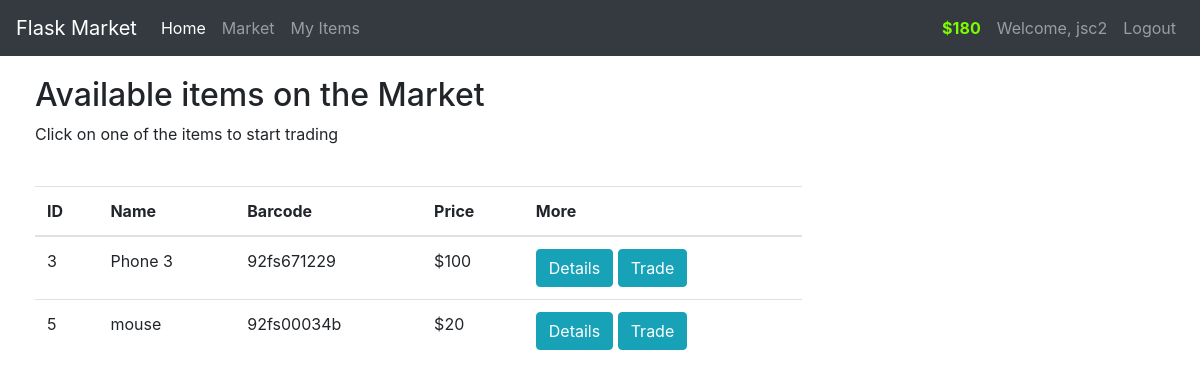
/market (signed in), run on an earlier commit of the app's database.
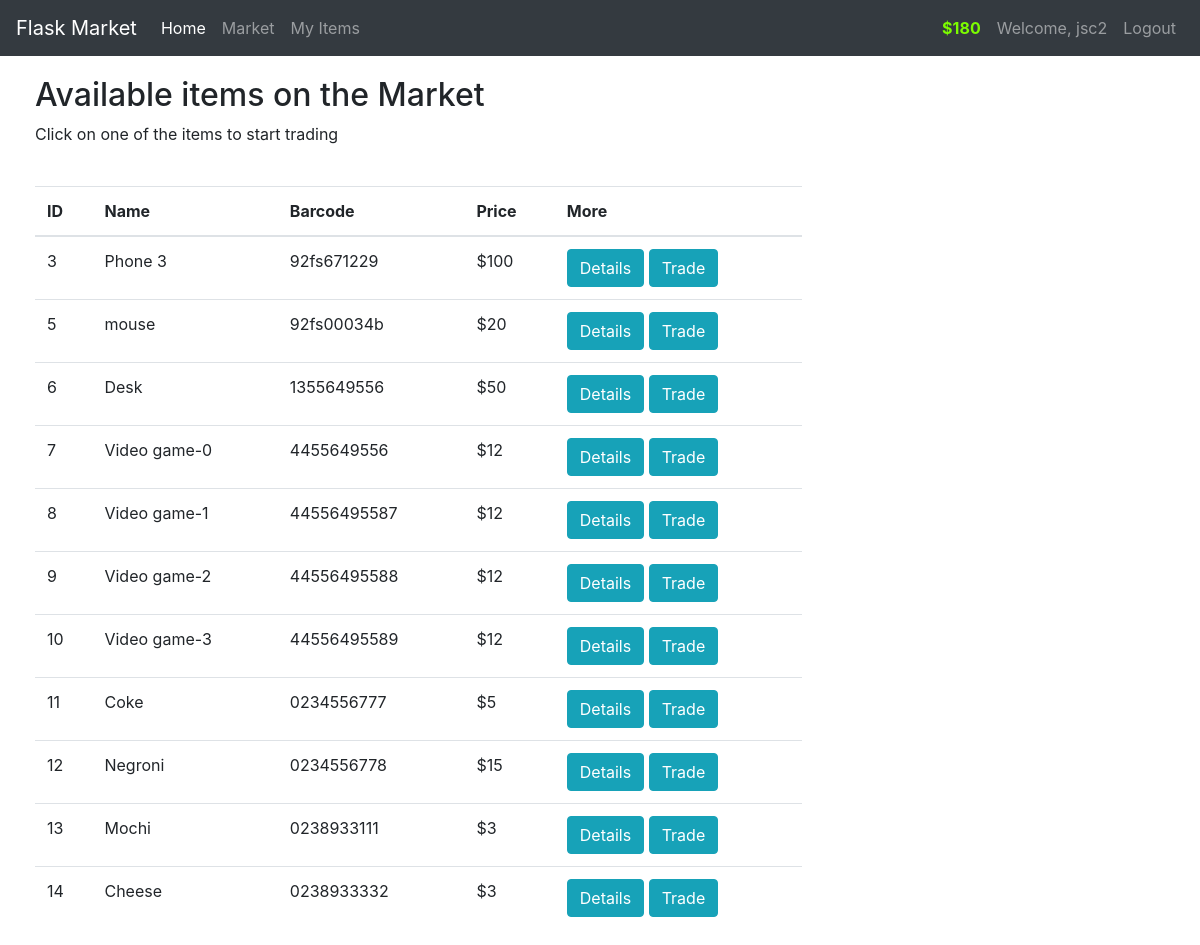
And on a later commit of the database.
### market/models.py (models this page shows, shortened)
class User(db.Model, UserMixin):
    id = db.Column(db.Integer(), primary_key=True)
    username = db.Column(db.String(length=30), nullable=False, unique=True)
    email_address = db.Column(db.String(length=50), nullable=False, unique=True)
    password_hash = db.Column(db.String(length=60), nullable=False)
    budget = db.Column(db.Integer(), nullable=False, default=1000)
    items = db.relationship('Item', backref='owned_user', lazy=True)
    @property
    def prettier_budget(self):
        if len(str(self.budget)) >= 4:
            return f'${str(self.budget)[:-3]},{str(self.budget)[-3:]}'
        else:
            return f"${self.budget}"
    @property
    def password(self):
        return self.password

class Item(db.Model):
    id = db.Column(db.Integer(), primary_key=True)
    name = db.Column(db.String(length=30), nullable=False)
    price = db.Column(db.Integer(), nullable=False)
    barcode = db.Column(db.String(length=12), nullable=False, unique=True)
    description = db.Column(db.String(length=1024), nullable=False)
    owner = db.Column(db.Integer(), db.ForeignKey('user.id'))

### market/routes.py (the view, shortened to what this page needs)
@app.route('/market', methods=['GET', 'POST'])
@login_required
def market_page():
    purchase_form = PurchaseItemForm()
    if request.method == "GET":
        items = Item.query.filter_by(owner=None)
        return render_template('market.html', items=items, purchase_form=purchase_form)

### market/models.py (called while the page is built)
@login_manager.user_loader
def load_user(user_id):
    return User.query.get(int(user_id))

### market/templates/market.html (shortened to what this page needs)
{% extends 'base.html' %}
{% block content %}
<div class="row" style="margin-top:20px; margin-left:20px">
    <div class="col-8">
        <h2>Available items on the Market</h2>
        <p>Click on one of the items to start trading</p>
        <br>
        <table class="table table-hover">
            <thead>
                <tr>
                    <th scope="col">ID</th>
                    <th scope="col">Name</th>
                    <th scope="col">Barcode</th>
                    <th scope="col">Price</th>
                    <th scope="col">More</th>
                </tr>
            </thead>
            <tbody>
                {% for item in items %}
                <tr>
                    <td>{{ item.id }}</td>
                    <td>{{ item.name }}</td>
                    <td>{{ item.barcode }}</td>
                    <td>${{ item.price }}</td>
                    <td>
                        <button class="btn btn-outline btn-info" data-toggle="modal"
                            data-target="#Modal-MoreInfo-{{ item.id }}">Details</button>
                        <button class="btn btn-outline btn-info" data-toggle="modal"
                            data-target="#Modal-PurchaseConfirm-{{ item.id }}">Trade</button>
                    </td>
                </tr>
                {% endfor %}
            </tbody>
        </table>
    </div>
</div>
{% endblock %}

### market/templates/base.html (shortened to what this page needs)
<!doctype html>
<html lang="en">
<head>
    <link rel="stylesheet" href="https://cdn.jsdelivr.net/npm/bootstrap@4.5.3/dist/css/bootstrap.min.css"
>
</head>
<body>
    <nav class="navbar navbar-expand-md navbar-dark bg-dark">
        <a class="navbar-brand" href="#">Flask Market</a>
        <div class="collapse navbar-collapse" id="navbarNav">
            <ul class="navbar-nav mr-auto">
                <li class="nav-item active">
                    <a class="nav-link" href="{{ url_for('home_page') }}">Home </a>
                </li>
                <li class="nav-item">
                    <a class="nav-link" href="{{ url_for('market_page') }}">Market</a>
                </li>
                <li class="nav-item">
                    <a class="nav-link" href="{{ url_for('items_page') }}">My Items</a>
                </li>
            </ul>
            {% if current_user.is_authenticated %}
            <ul class="navbar-nav">
                <li class="nav-item">
                    <a class="nav-link" style="color: lawngreen; font-weight: bold">
                        {{ current_user.prettier_budget }}
                    </a>
                </li>
                <li class="nav-item">
                    <a class="nav-link">Welcome, {{ current_user.username }}</a>
                </li>
                <li class="nav-item">
                    <a class="nav-link" href="{{ url_for('logout_page') }}">Logout</a>
                </li>
            </ul>
            {% endif %}
        </div>
    </nav>
    {% block content %}
    {% endblock %}
</body>
</html>

What changed in the data, as far as the page shows it:
added Item: id "6", name "Desk", barcode "1355649556", price "50"
added Item: id "7", name "Video game-0", barcode "4455649556", price "12"
added Item: id "8", name "Video game-1", barcode "44556495587", price "12"
added Item: id "9", name "Video game-2", barcode "44556495588", price "12"
added Item: id "10", name "Video game-3", barcode "44556495589", price "12"
added Item: id "11", name "Coke", barcode "0234556777", price "5"
added Item: id "12", name "Negroni", barcode "0234556778", price "15"
added Item: id "13", name "Mochi", barcode "0238933111", price "3"
added Item: id "14", name "Cheese", barcode "0238933332", price "3"
